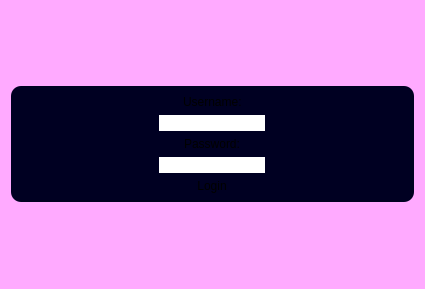
<?xml version="1.0" encoding="UTF-8"?>
<ui version="4.0">
 <class>Frame</class>
 <widget class="QFrame" name="Frame">
  <property name="geometry">
   <rect>
    <x>0</x>
    <y>0</y>
    <width>425</width>
    <height>289</height>
   </rect>
  </property>
  <property name="windowTitle">
   <string>Frame</string>
  </property>
  <property name="styleSheet">
   <string notr="true">background-color:rgb(255, 170, 255);</string>
  </property>
  <layout class="QVBoxLayout" name="verticalLayout">
   <item alignment="Qt::AlignmentFlag::AlignVCenter">
    <widget class="QFrame" name="sign_in_screen">
     <property name="sizePolicy">
      <sizepolicy hsizetype="Preferred" vsizetype="Preferred">
       <horstretch>0</horstretch>
       <verstretch>0</verstretch>
      </sizepolicy>
     </property>
     <property name="styleSheet">
      <string notr="true">background-color:rgb(0,0,34);
border-radius:10px;</string>
     </property>
     <property name="frameShape">
      <enum>QFrame::Shape::StyledPanel</enum>
     </property>
     <property name="frameShadow">
      <enum>QFrame::Shadow::Raised</enum>
     </property>
     <layout class="QVBoxLayout" name="verticalLayout_2">
      <item alignment="Qt::AlignmentFlag::AlignHCenter">
       <widget class="QLabel" name="label_username">
        <property name="text">
         <string>Username:</string>
        </property>
       </widget>
      </item>
      <item alignment="Qt::AlignmentFlag::AlignHCenter">
       <widget class="QLineEdit" name="line_username">
        <property name="styleSheet">
         <string notr="true">background-color: rgb(255,255,255);
color:rgb(0, 0, 0);
font: 700 10pt &quot;Segoe UI&quot;;
</string>
        </property>
        <property name="text">
         <string/>
        </property>
       </widget>
      </item>
      <item alignment="Qt::AlignmentFlag::AlignHCenter">
       <widget class="QLabel" name="label_password">
        <property name="text">
         <string>Password:</string>
        </property>
       </widget>
      </item>
      <item alignment="Qt::AlignmentFlag::AlignHCenter">
       <widget class="QLineEdit" name="line_password">
        <property name="styleSheet">
         <string notr="true">background-color: rgb(255,255,255);
color:rgb(0, 0, 0);
font: 700 10pt &quot;Segoe UI&quot;;
</string>
        </property>
       </widget>
      </item>
      <item alignment="Qt::AlignmentFlag::AlignHCenter">
       <widget class="QPushButton" name="button_sign_in">
        <property name="styleSheet">
         <string notr="true"/>
        </property>
        <property name="text">
         <string>Login</string>
        </property>
       </widget>
      </item>
     </layout>
    </widget>
   </item>
  </layout>
 </widget>
 <resources/>
 <connections/>
</ui>
